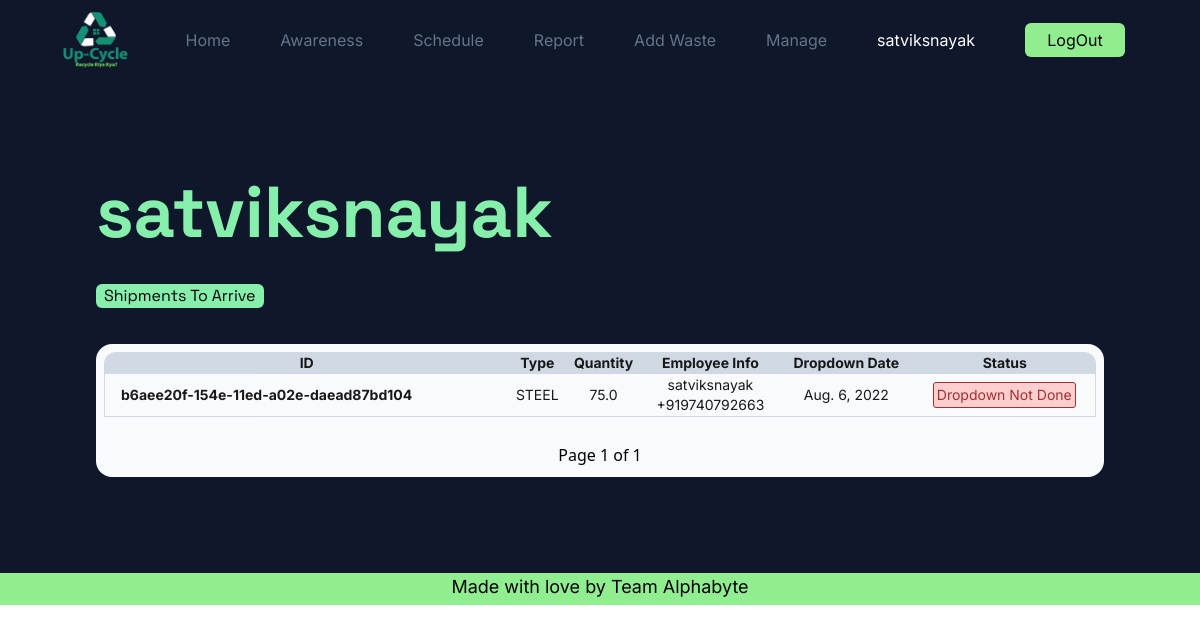
The page /schedule/ (signed in) on the database as committed earlier.
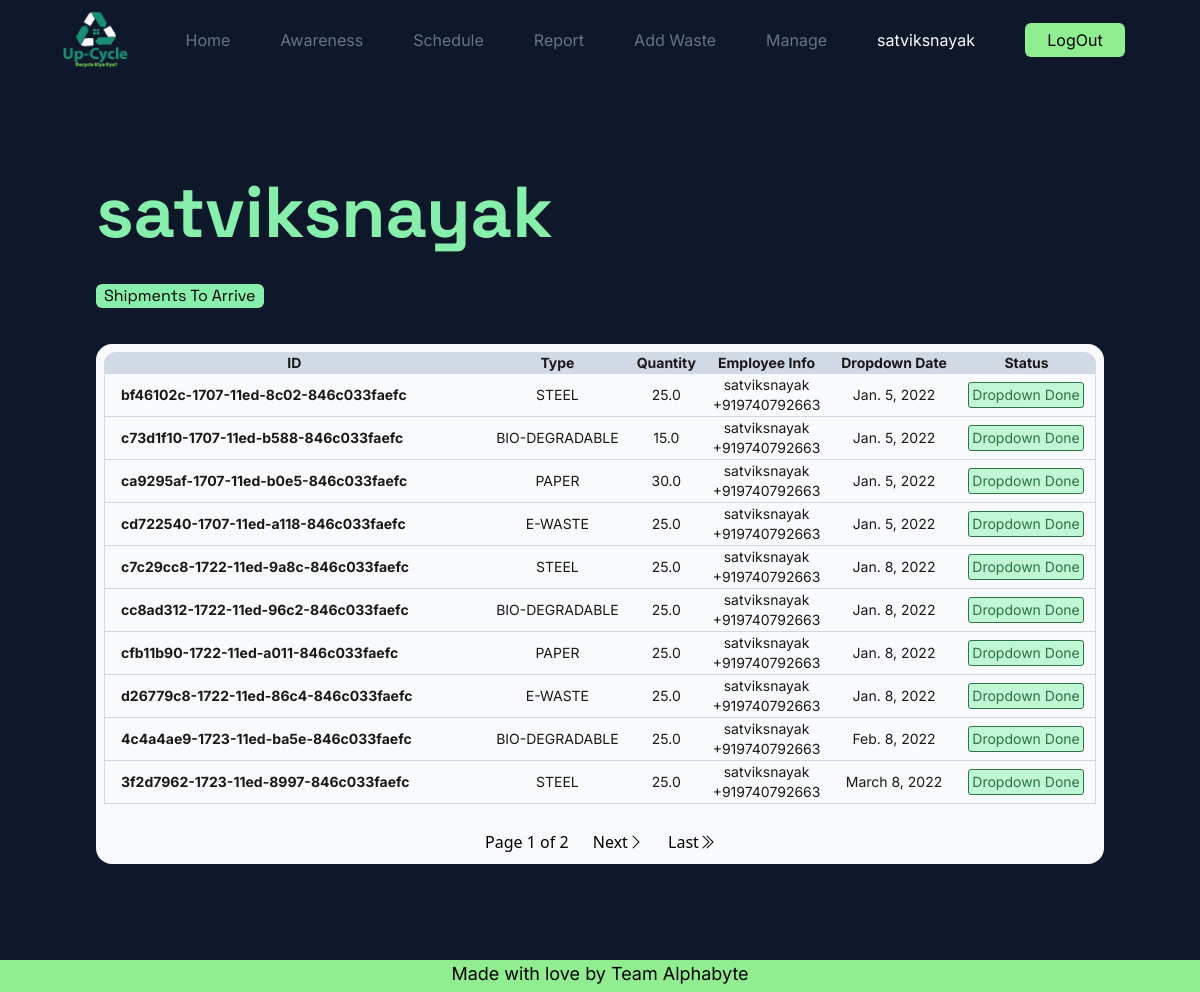
The same page on the database as committed later.
### App/models.py (models this page shows, shortened)
class Waste(models.Model):
    class Types(models.TextChoices):
        STEEL = "STEEL","Steel"
        BIODEGRADABLE = "BIO-DEGRADABLE","Bio-Degradable"
        PAPER = "PAPER","Paper"
        EWASTE = "E-WASTE","E-Waste"
    id = models.CharField(primary_key=True,unique=True,max_length=40)
    recycler = models.ForeignKey(User,on_delete=models.SET_NULL,null=True,blank=True,related_name='recycler')
    company = models.ForeignKey(User,on_delete=models.SET_NULL,null=True,blank=True,related_name='company')
    employee = models.ForeignKey(User,on_delete=models.SET_NULL,null=True,blank=True,related_name='employee')
    entry_date = models.DateField(null=True,blank=True)
    pickup_date = models.DateField(null=True,blank=True)
    dropdown_date = models.DateField(null=True,blank=True)
    weight = models.FloatField(null=True,blank=True)
    price = models.FloatField(null=True,blank=True)
    type = models.CharField(_("Types"),max_length=50,choices=Types.choices)
    pickup_done = models.BooleanField(default=False)
    dropdown_done = models.BooleanField(default=False)

class Profile(models.Model):
    user = models.OneToOneField(User,on_delete=models.CASCADE,null=True)
    name = models.CharField(max_length=50)
    about = models.TextField(blank=True,null=True)
    profile_pic = models.ImageField(default='avatar.png',upload_to='Profile')
    location = models.CharField(max_length=50,blank=True,null=True)
    street = models.CharField(max_length=50,blank=True,null=True)
    city = models.CharField(max_length=30,blank=True,null=True)
    state = models.CharField(max_length=30,blank=True,null=True)
    phone = PhoneNumberField(blank=True,null=True)
    is_email_verified = models.BooleanField(default=False)

### App/decorators.py (the view)
        def wrappper_func(request,*args,**kwargs):
            group = None
            if request.user.groups.exists():
                group = request.user.groups.all()[0].name
            if group in allowed_roles:
                return view_func(request,*args,**kwargs)
            else:
                return HttpResponse('You are not authorised to view this page!!')

### App/functions.py (called while the page is built)
def grouplist(user):
    groups = []
    if user.groups.exists():
        for i in range(len(user.groups.all())):
            groups.append(user.groups.all()[i].name)
    return groups

### App/views.py (called while the page is built)
@login_required(login_url='login')
@allowed_user(allowed_roles=['admin','Recycler'])
def schedule(request):
    sub = Subscription.objects.filter(name = request.user).first()
    if not sub.paid:
        return redirect('subscriptions')
    groups = grouplist(request.user)
    user = User.objects.get(username = request.user.username)
    all_wastes = Waste.objects.filter(recycler = user).order_by('dropdown_date')
    W = Paginator(all_wastes,10)
    wastes = W.get_page(request.GET.get('page'))
    context = {'groups':groups,'wastes':wastes}
    return render(request,'App/tables/recyclecomp.html',context)

### App/templates/App/tables/recyclecomp.html (shortened to what this page needs)
<!DOCTYPE html>
<html lang="en">
<head>
</head>
{% extends 'App/base.html' %}
{%load static%}
    {% block content %}
    <div class="content bg-slate-900 p-24">
        <div class="min-w-full font-space">
            <h1 class="text-green-300 text-7xl font-bold ">{{user.profile.name}}</h1>
            <div class="my-9 w-fit bg-green-300 px-2 rounded-md">Shipments To Arrive</div>
        </div>
        <div class="Table min-w-4/5 p-2 bg-slate-50 rounded-2xl overflow-auto">
            <table class="relative border-separate border-spacing-0 table-auto min-w-full bg-slate-50 text-sm opacity-90 text-center font-inter">
                <thead class="bg-slate-300">
                    <tr>
                        <th class="rounded-tl-xl">ID</th>
                        <th>Type</th>
                        <th>Quantity</th>
                        <th>Employee Info</th>
                        <th>Dropdown Date</th>
                        <th class="rounded-tr-xl">Status</th>
                    </tr>
                </thead>
                <tbody>
                    {% for waste in wastes %}
                    <tr>
                        <td class="text-left px-4 py-1 border-b border-slate-300 border-l"><div class="font-bold">{{waste.id}}</div></td>
                        <td class="border-b border-slate-300">{{waste.type}}</td>
                        <td class="border-b border-slate-300">{{waste.weight}}</td>
                        <td class="border-b border-slate-300">{{waste.employee.profile.name}}<br>{{waste.employee.profile.phone}}</td>
                        <td class="border-b border-slate-300">{{waste.dropdown_date}}</td>
                        <td class="border-b border-slate-300 border-r">
                            {% if waste.dropdown_done %}
                            <button type="button" disabled class="bg-green-200 border-[1px] border-green-800 text-green-800 rounded-[3px] px-[3px] py-[2px] my-[3px]" >Dropdown Done</button>
                            {% else %}
                            <button type="button" disabled class="bg-red-200 border-[1px] border-red-800 text-red-800 rounded-[3px] px-[3px] py-[2px] my-[3px]" >Dropdown Not Done</button>
                            {% endif %}
                        </td>
                    </tr>
                    {% endfor %}
                </tbody>
            </table>
            <div class="w-full text-[1 rem] h-5 my-4 text-center">
                <button class="p-[5px] m-[5px]" type="button">Page {{wastes.number}} of {{wastes.paginator.num_pages}}</button>
                {% if wastes.has_next %}
                <button class="p-[5px] m-[5px]" type="button"><a href="?page={{wastes.next_page_number}}">Next<i class="bi bi-chevron-right"></i></a></button>
                <button class="p-[5px] m-[5px]" type="button"><a href="?page={{wastes.paginator.num_pages}}">Last<i class="bi bi-chevron-double-right"></i></a></button>
                {% endif %}
            </div>
        </div>
    </div>
    {% endblock %}

Rows that differ between the two databases and show on the page:
removed Waste: id "b6aee20f-154e-11ed-a02e-daead87bd104", type "STEEL", weight "75.0", employee.profile.name "satviksnayak", employee.profile.phone "+919740792663", dropdown_date "Aug. 6, 2022", dropdown_done "Dropdown Not Done"
added Waste: id "bf46102c-1707-11ed-8c02-846c033faefc", type "STEEL", weight "25.0", employee.profile.name "satviksnayak", employee.profile.phone "+919740792663", dropdown_date "Jan. 5, 2022", dropdown_done "Dropdown Done"
added Waste: id "c73d1f10-1707-11ed-b588-846c033faefc", type "BIO-DEGRADABLE", weight "15.0", employee.profile.name "satviksnayak", employee.profile.phone "+919740792663", dropdown_date "Jan. 5, 2022", dropdown_done "Dropdown Done"
added Waste: id "ca9295af-1707-11ed-b0e5-846c033faefc", type "PAPER", weight "30.0", employee.profile.name "satviksnayak", employee.profile.phone "+919740792663", dropdown_date "Jan. 5, 2022", dropdown_done "Dropdown Done"
added Waste: id "cd722540-1707-11ed-a118-846c033faefc", type "E-WASTE", weight "25.0", employee.profile.name "satviksnayak", employee.profile.phone "+919740792663", dropdown_date "Jan. 5, 2022", dropdown_done "Dropdown Done"
added Waste: id "c7c29cc8-1722-11ed-9a8c-846c033faefc", type "STEEL", weight "25.0", employee.profile.name "satviksnayak", employee.profile.phone "+919740792663", dropdown_date "Jan. 8, 2022", dropdown_done "Dropdown Done"
added Waste: id "cc8ad312-1722-11ed-96c2-846c033faefc", type "BIO-DEGRADABLE", weight "25.0", employee.profile.name "satviksnayak", employee.profile.phone "+919740792663", dropdown_date "Jan. 8, 2022", dropdown_done "Dropdown Done"
added Waste: id "cfb11b90-1722-11ed-a011-846c033faefc", type "PAPER", weight "25.0", employee.profile.name "satviksnayak", employee.profile.phone "+919740792663", dropdown_date "Jan. 8, 2022", dropdown_done "Dropdown Done"
added Waste: id "d26779c8-1722-11ed-86c4-846c033faefc", type "E-WASTE", weight "25.0", employee.profile.name "satviksnayak", employee.profile.phone "+919740792663", dropdown_date "Jan. 8, 2022", dropdown_done "Dropdown Done"
added Waste: id "4c4a4ae9-1723-11ed-ba5e-846c033faefc", type "BIO-DEGRADABLE", weight "25.0", employee.profile.name "satviksnayak", employee.profile.phone "+919740792663", dropdown_date "Feb. 8, 2022", dropdown_done "Dropdown Done"
added Waste: id "3f2d7962-1723-11ed-8997-846c033faefc", type "STEEL", weight "25.0", employee.profile.name "satviksnayak", employee.profile.phone "+919740792663", dropdown_date "March 8, 2022", dropdown_done "Dropdown Done"
Other text that changed with them:
{{ wastes.paginator.num_pages }}: "1" → "2"
text now shown: "Next Last"
